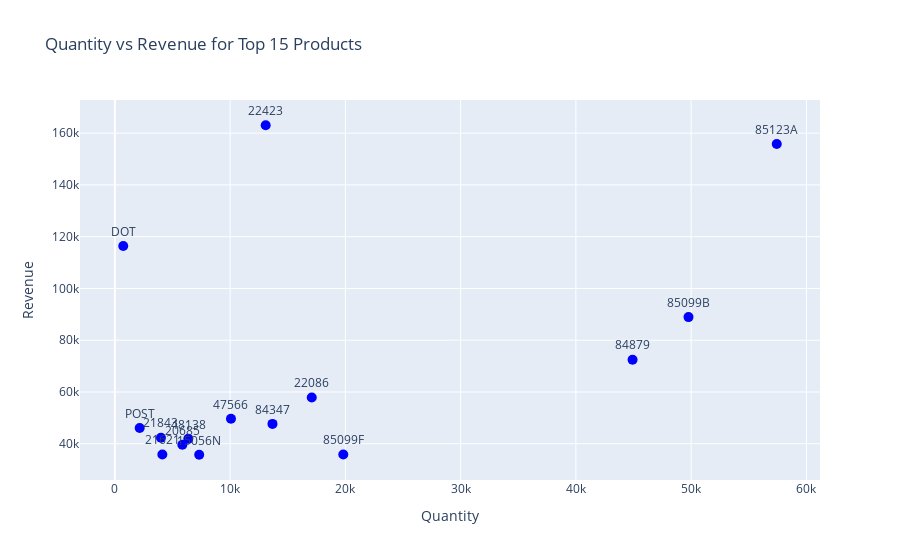

Source (notebook cell):
### Code cell
top_products = (
    df.groupby("StockCode")[["Quantity", "revenue"]]
    .sum()
    .reset_index()
    .sort_values(by="revenue", ascending=False)
    .head(15)
)

fig = go.Figure(
    data=[
        go.Scatter(
            x=top_products["Quantity"],
            y=top_products["revenue"],
            mode="markers+text",
            text=top_products["StockCode"],  # show product codes
            textposition="top center",
            marker=dict(size=10, color="blue")
        )
    ]
)

fig.update_layout(
    title="Quantity vs Revenue for Top 15 Products",
    xaxis_title="Quantity",
    yaxis_title="Revenue"
)

fig.show()

### Figure 1 — Plotly figure (JSON) as saved in the notebook; plotly's stock layout.template omitted (floating-point values rounded to 4 significant figures)
{"data": [{"marker": {"color": "blue", "size": 10}, "mode": "markers+text", "text": [22423, "85123A", "DOT", "85099B", 84879, 22086, 47566, 84347, "POST", 21843, 48138, 20685, "85099F", 21621, "15056N"], "textposition": "top center", "type": "scatter", "x": [13087, 57427, 728, 49773, 44917, 17083, 10075, 13675, 2154, 3999, 6374, 5856, 19818, 4120, 7318], "y": [163100.0, 155800.0, 116400.0, 88920.0, 72450.0, 57870.0, 49650.0, 47670.0, 46090.0, 42330.0, 41890.0, 39600.0, 35850.0, 35820.0, 35750.0]}], "layout": {"title": {"text": "Quantity vs Revenue for Top 15 Products"}, "xaxis": {"title": {"text": "Quantity"}}, "yaxis": {"title": {"text": "Revenue"}}}}
